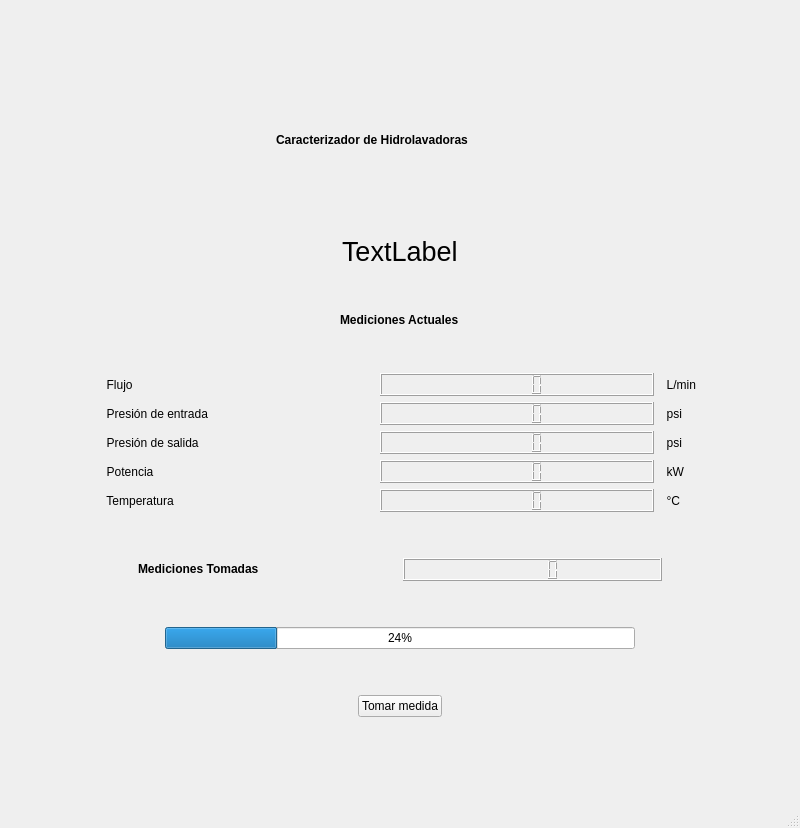
<?xml version="1.0" encoding="UTF-8"?>
<ui version="4.0">
 <class>MainWindow</class>
 <widget class="QMainWindow" name="MainWindow">
  <property name="geometry">
   <rect>
    <x>0</x>
    <y>0</y>
    <width>800</width>
    <height>828</height>
   </rect>
  </property>
  <property name="windowTitle">
   <string>MainWindow</string>
  </property>
  <widget class="QWidget" name="centralwidget">
   <layout class="QVBoxLayout" name="verticalLayout_2">
    <item>
     <spacer name="verticalSpacer_8">
      <property name="orientation">
       <enum>Qt::Vertical</enum>
      </property>
      <property name="sizeHint" stdset="0">
       <size>
        <width>20</width>
        <height>40</height>
       </size>
      </property>
     </spacer>
    </item>
    <item>
     <layout class="QVBoxLayout" name="verticalLayout">
      <item>
       <layout class="QHBoxLayout" name="horizontalLayout_4" stretch="0,1,0,3,0">
        <property name="sizeConstraint">
         <enum>QLayout::SetDefaultConstraint</enum>
        </property>
        <item>
         <spacer name="horizontalSpacer_2">
          <property name="orientation">
           <enum>Qt::Horizontal</enum>
          </property>
          <property name="sizeHint" stdset="0">
           <size>
            <width>40</width>
            <height>20</height>
           </size>
          </property>
         </spacer>
        </item>
        <item>
         <widget class="QLabel" name="label_5">
          <property name="sizePolicy">
           <sizepolicy hsizetype="Fixed" vsizetype="Fixed">
            <horstretch>0</horstretch>
            <verstretch>0</verstretch>
           </sizepolicy>
          </property>
          <property name="text">
           <string/>
          </property>
          <property name="pixmap">
           <pixmap>data/imgs/logo.png</pixmap>
          </property>
         </widget>
        </item>
        <item>
         <spacer name="horizontalSpacer">
          <property name="orientation">
           <enum>Qt::Horizontal</enum>
          </property>
          <property name="sizeHint" stdset="0">
           <size>
            <width>40</width>
            <height>20</height>
           </size>
          </property>
         </spacer>
        </item>
        <item alignment="Qt::AlignHCenter">
         <widget class="QLabel" name="title">
          <property name="sizePolicy">
           <sizepolicy hsizetype="Fixed" vsizetype="Fixed">
            <horstretch>0</horstretch>
            <verstretch>0</verstretch>
           </sizepolicy>
          </property>
          <property name="minimumSize">
           <size>
            <width>300</width>
            <height>100</height>
           </size>
          </property>
          <property name="maximumSize">
           <size>
            <width>16777215</width>
            <height>16777215</height>
           </size>
          </property>
          <property name="font">
           <font>
            <weight>75</weight>
            <bold>true</bold>
           </font>
          </property>
          <property name="text">
           <string>Caracterizador de Hidrolavadoras</string>
          </property>
         </widget>
        </item>
        <item>
         <spacer name="horizontalSpacer_3">
          <property name="orientation">
           <enum>Qt::Horizontal</enum>
          </property>
          <property name="sizeHint" stdset="0">
           <size>
            <width>40</width>
            <height>20</height>
           </size>
          </property>
         </spacer>
        </item>
       </layout>
      </item>
      <item>
       <spacer name="verticalSpacer_7">
        <property name="orientation">
         <enum>Qt::Vertical</enum>
        </property>
        <property name="sizeHint" stdset="0">
         <size>
          <width>20</width>
          <height>40</height>
         </size>
        </property>
       </spacer>
      </item>
      <item alignment="Qt::AlignHCenter">
       <widget class="QLabel" name="alerts">
        <property name="font">
         <font>
          <pointsize>20</pointsize>
         </font>
        </property>
        <property name="text">
         <string>TextLabel</string>
        </property>
       </widget>
      </item>
      <item>
       <spacer name="verticalSpacer_5">
        <property name="orientation">
         <enum>Qt::Vertical</enum>
        </property>
        <property name="sizeHint" stdset="0">
         <size>
          <width>20</width>
          <height>40</height>
         </size>
        </property>
       </spacer>
      </item>
      <item alignment="Qt::AlignHCenter">
       <widget class="QLabel" name="label_7">
        <property name="sizePolicy">
         <sizepolicy hsizetype="Fixed" vsizetype="Fixed">
          <horstretch>0</horstretch>
          <verstretch>0</verstretch>
         </sizepolicy>
        </property>
        <property name="font">
         <font>
          <weight>75</weight>
          <bold>true</bold>
         </font>
        </property>
        <property name="styleSheet">
         <string notr="true"/>
        </property>
        <property name="text">
         <string>Mediciones Actuales</string>
        </property>
       </widget>
      </item>
      <item>
       <spacer name="verticalSpacer_6">
        <property name="orientation">
         <enum>Qt::Vertical</enum>
        </property>
        <property name="sizeHint" stdset="0">
         <size>
          <width>20</width>
          <height>40</height>
         </size>
        </property>
       </spacer>
      </item>
      <item>
       <layout class="QGridLayout" name="gridLayout" columnstretch="1,3,3,1,0">
        <item row="0" column="3">
         <widget class="QLabel" name="label_8">
          <property name="text">
           <string>  L/min</string>
          </property>
         </widget>
        </item>
        <item row="3" column="2">
         <widget class="QLCDNumber" name="lcdNumber_3"/>
        </item>
        <item row="1" column="3">
         <widget class="QLabel" name="label_9">
          <property name="text">
           <string>  psi</string>
          </property>
         </widget>
        </item>
        <item row="0" column="2">
         <widget class="QLCDNumber" name="lcdNumber"/>
        </item>
        <item row="1" column="2">
         <widget class="QLCDNumber" name="lcdNumber_2"/>
        </item>
        <item row="2" column="2">
         <widget class="QLCDNumber" name="lcdNumber_6"/>
        </item>
        <item row="2" column="3">
         <widget class="QLabel" name="label_14">
          <property name="text">
           <string>  psi  </string>
          </property>
         </widget>
        </item>
        <item row="1" column="4">
         <spacer name="horizontalSpacer_5">
          <property name="orientation">
           <enum>Qt::Horizontal</enum>
          </property>
          <property name="sizeHint" stdset="0">
           <size>
            <width>40</width>
            <height>20</height>
           </size>
          </property>
         </spacer>
        </item>
        <item row="1" column="1">
         <widget class="QLabel" name="label_2">
          <property name="text">
           <string>  Presión de entrada</string>
          </property>
         </widget>
        </item>
        <item row="0" column="1">
         <widget class="QLabel" name="label">
          <property name="text">
           <string>  Flujo</string>
          </property>
         </widget>
        </item>
        <item row="4" column="3">
         <widget class="QLabel" name="label_11">
          <property name="text">
           <string>  °C</string>
          </property>
         </widget>
        </item>
        <item row="4" column="2">
         <widget class="QLCDNumber" name="lcdNumber_4"/>
        </item>
        <item row="2" column="1">
         <widget class="QLabel" name="label_12">
          <property name="text">
           <string>  Presión de salida</string>
          </property>
         </widget>
        </item>
        <item row="4" column="1">
         <widget class="QLabel" name="label_6">
          <property name="text">
           <string>  Temperatura  </string>
          </property>
         </widget>
        </item>
        <item row="3" column="1">
         <widget class="QLabel" name="label_3">
          <property name="text">
           <string>  Potencia</string>
          </property>
         </widget>
        </item>
        <item row="3" column="3">
         <widget class="QLabel" name="label_10">
          <property name="text">
           <string>  kW</string>
          </property>
         </widget>
        </item>
        <item row="1" column="0">
         <spacer name="horizontalSpacer_4">
          <property name="orientation">
           <enum>Qt::Horizontal</enum>
          </property>
          <property name="sizeHint" stdset="0">
           <size>
            <width>40</width>
            <height>20</height>
           </size>
          </property>
         </spacer>
        </item>
       </layout>
      </item>
      <item>
       <spacer name="verticalSpacer_4">
        <property name="orientation">
         <enum>Qt::Vertical</enum>
        </property>
        <property name="sizeHint" stdset="0">
         <size>
          <width>20</width>
          <height>40</height>
         </size>
        </property>
       </spacer>
      </item>
      <item>
       <layout class="QHBoxLayout" name="horizontalLayout_5" stretch="1,2,2,1">
        <item>
         <spacer name="horizontalSpacer_6">
          <property name="orientation">
           <enum>Qt::Horizontal</enum>
          </property>
          <property name="sizeHint" stdset="0">
           <size>
            <width>40</width>
            <height>20</height>
           </size>
          </property>
         </spacer>
        </item>
        <item>
         <widget class="QLabel" name="label_13">
          <property name="sizePolicy">
           <sizepolicy hsizetype="Expanding" vsizetype="Fixed">
            <horstretch>0</horstretch>
            <verstretch>0</verstretch>
           </sizepolicy>
          </property>
          <property name="font">
           <font>
            <weight>75</weight>
            <bold>true</bold>
           </font>
          </property>
          <property name="styleSheet">
           <string notr="true"/>
          </property>
          <property name="text">
           <string>Mediciones Tomadas</string>
          </property>
         </widget>
        </item>
        <item>
         <widget class="QLCDNumber" name="lcdNumber_5"/>
        </item>
        <item>
         <spacer name="horizontalSpacer_8">
          <property name="orientation">
           <enum>Qt::Horizontal</enum>
          </property>
          <property name="sizeHint" stdset="0">
           <size>
            <width>40</width>
            <height>20</height>
           </size>
          </property>
         </spacer>
        </item>
       </layout>
      </item>
      <item>
       <spacer name="verticalSpacer_3">
        <property name="orientation">
         <enum>Qt::Vertical</enum>
        </property>
        <property name="sizeHint" stdset="0">
         <size>
          <width>20</width>
          <height>40</height>
         </size>
        </property>
       </spacer>
      </item>
      <item>
       <layout class="QHBoxLayout" name="horizontalLayout_2" stretch="1,3,1">
        <item>
         <spacer name="horizontalSpacer_9">
          <property name="orientation">
           <enum>Qt::Horizontal</enum>
          </property>
          <property name="sizeHint" stdset="0">
           <size>
            <width>40</width>
            <height>20</height>
           </size>
          </property>
         </spacer>
        </item>
        <item>
         <widget class="QProgressBar" name="progressBar">
          <property name="value">
           <number>24</number>
          </property>
         </widget>
        </item>
        <item>
         <spacer name="horizontalSpacer_10">
          <property name="orientation">
           <enum>Qt::Horizontal</enum>
          </property>
          <property name="sizeHint" stdset="0">
           <size>
            <width>40</width>
            <height>20</height>
           </size>
          </property>
         </spacer>
        </item>
       </layout>
      </item>
      <item>
       <spacer name="verticalSpacer_2">
        <property name="orientation">
         <enum>Qt::Vertical</enum>
        </property>
        <property name="sizeHint" stdset="0">
         <size>
          <width>20</width>
          <height>40</height>
         </size>
        </property>
       </spacer>
      </item>
      <item alignment="Qt::AlignHCenter">
       <widget class="QPushButton" name="pushButton">
        <property name="sizePolicy">
         <sizepolicy hsizetype="Expanding" vsizetype="Fixed">
          <horstretch>0</horstretch>
          <verstretch>0</verstretch>
         </sizepolicy>
        </property>
        <property name="text">
         <string>Tomar medida</string>
        </property>
       </widget>
      </item>
     </layout>
    </item>
    <item>
     <spacer name="verticalSpacer">
      <property name="orientation">
       <enum>Qt::Vertical</enum>
      </property>
      <property name="sizeHint" stdset="0">
       <size>
        <width>20</width>
        <height>40</height>
       </size>
      </property>
     </spacer>
    </item>
   </layout>
  </widget>
  <widget class="QMenuBar" name="menubar">
   <property name="geometry">
    <rect>
     <x>0</x>
     <y>0</y>
     <width>800</width>
     <height>22</height>
    </rect>
   </property>
  </widget>
  <widget class="QStatusBar" name="statusbar"/>
 </widget>
 <resources/>
 <connections/>
</ui>
